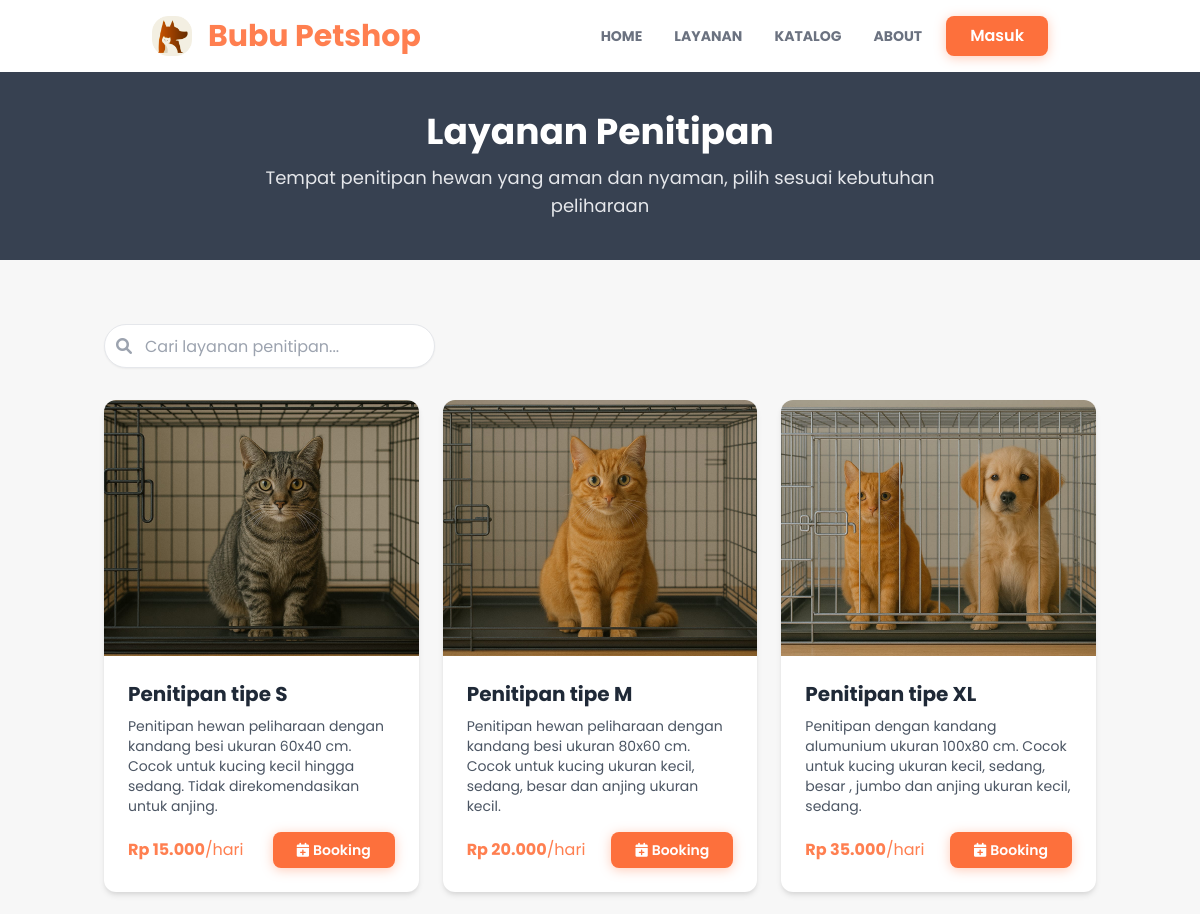
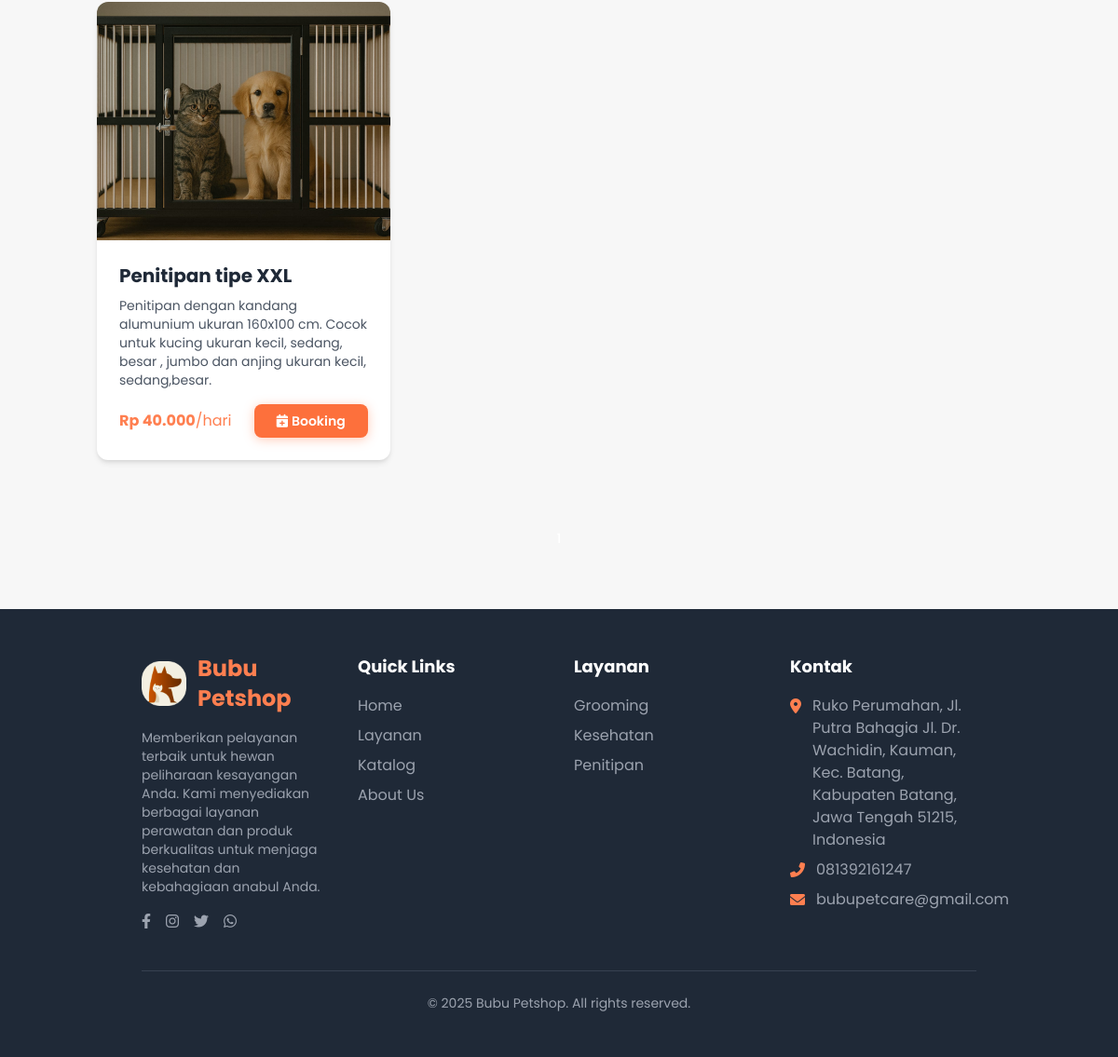
The page /layanan/penitipan on the database its author committed (2 pictures, top to bottom).
### detailpetcare/models.py (models this page shows, shortened)
class DetailPetcare(models.Model):
    id = models.AutoField(primary_key=True)
    nama_petcare = models.CharField(max_length=50)
    tlp_petcare = models.CharField(max_length=20)
    email_petcare = models.CharField(max_length=100)
    alamat_petcare = models.TextField(blank=True, null=True)
    maps_petcare = models.CharField(max_length=1000, blank=True, null=True)
    deskripsi_petcare = models.TextField(blank=True, null=True)
    rekening_petcare = models.CharField(max_length=100, blank=True, null=True)
    pemilik_rekening = models.CharField(max_length=100, blank=True, null=True)
    nama_bank = models.CharField(max_length=100, blank=True, null=True)
    class Meta:
        db_table = 'detail_petcare'
        verbose_name_plural = "Detail Petcare"

### layanan/models.py (models this page shows, shortened)
class LayananPenitipan(models.Model):
    id_penitipan = models.AutoField(primary_key=True)
    jenis_penitipan = models.CharField(max_length=100)
    harga_penitipan = models.DecimalField(max_digits=8, decimal_places=2)
    kapasitas_penitipan = models.IntegerField()
    deskripsi_penitipan = models.TextField()
    foto_penitipan = models.ImageField(upload_to=layanan_image_upload_path, blank=True, null=True)
    class Meta:
        db_table = 'layanan_penitipan'
        verbose_name_plural = "Layanan Penitipan"

### layanan/views.py (the view)
# urls.py: path("penitipan", views.layanan_penitipan, name="layanan_penitipan"),
def layanan_penitipan(request):
    penitipan_services = LayananPenitipan.objects.all()
    context = {
        'title': "Layanan Penitipan",
        'penitipan_services': penitipan_services,
    }
    return render(request, 'layanan/penitipan.html', context)

### user/context_processors.py (called while the page is built)
def detail_petcare(request):
    try:
        detail = DetailPetcare.objects.first()
    except Exception:
        detail = None
    return {'detail_petcare': detail}

def current_route(request):
    match = request.resolver_match
    return {
        'namespace': match.namespace if match else '',
        'url_name': match.url_name if match else ''
    }

### templates/layanan/penitipan.html (shortened to what this page needs)
{% extends "base.html" %}{% load static %}
{% load humanize %}
{% block content %}
<div class="bg-gray-700 py-10 px-4 relative">
  <div class="container mx-auto text-center">
    <h1 class="text-2xl sm:text-3xl md:text-4xl font-bold text-white mb-3 leading-tight">
      Layanan Penitipan
    </h1>
    <p class="text-sm sm:text-base md:text-lg text-gray-200 max-w-2xl mx-auto leading-relaxed">
      Tempat penitipan hewan yang aman dan nyaman, pilih sesuai kebutuhan peliharaan
    </p>
  </div>
</div>
<section class="py-16">
  <div class="container mx-auto px-4">
    <div class="flex flex-col md:flex-row justify-between items-center mb-8">
      <div class="w-full md:w-1/3 mb-4 md:mb-0">
        <div class="search-container">
          <input type="text" id="service-search" class="search-input" placeholder="Cari layanan penitipan...">
        </div>
      </div>
    </div>
    <div
      class="grid grid-cols-1 xs:grid-cols-1 sm:grid-cols-2 lg:grid-cols-3 xl:grid-cols-4 gap-3 sm:gap-4 md:gap-6 mb-10"
      id="service-grid">
      {% for service in penitipan_services %}
      <div class="service-card group">
        <div class="bg-white rounded-xl overflow-hidden shadow-md hover:shadow-xl transition-all duration-300">
          <div class="relative">
            <div class="relative overflow-hidden">
              {% if service.foto_penitipan %}
              <img src="{{ service.foto_penitipan.url }}" alt="{{ service.jenis_penitipan }}"
                class="w-full h-36 sm:h-48 md:h-56 lg:h-64 object-cover transform group-hover:scale-105 transition-transform duration-300 {% if service.kapasitas_penitipan == 0 %}opacity-70{% endif %}" />
              {% else %}
              <div class="w-full h-36 sm:h-48 md:h-56 lg:h-64 bg-orange-100 flex items-center justify-center">
                <i class="fas fa-home text-orange-300 text-3xl md:text-5xl"></i>
              </div>
              {% endif %}
            </div>
          </div>
          <div class="p-3 xs:p-4 md:p-6">
            <h3 class="text-sm xs:text-base md:text-lg lg:text-xl font-bold text-gray-800 mb-1 md:mb-2 line-clamp-2">
              {{ service.jenis_penitipan }}
            </h3>
            <p class="text-xs md:text-sm text-gray-600 mb-2 md:mb-4 line-clamp-2 sm:line-clamp-3">
              {{ service.deskripsi_penitipan }}</p>
            <div class="flex xs:flex-col md:flex-row justify-between items-center mt-2 md:mt-4">
              <p class="text-md font-bold text-orange-theme">
                Rp {{ service.harga_penitipan|floatformat:0|intcomma }}<span class="text-[10px] xs:text-xs font-normal">/hari</span>
              </p>
              {% if service.kapasitas_penitipan > 0 %}
              <a href="{% url 'bookinglayanan:tambah_booking' %}?tipe=sitting&id={{ service.id_penitipan }}"
                class="bg-orange-500 btn-modern hover:bg-orange-600 text-white text-[10px] xs:text-xs md:text-sm font-medium rounded-md px-2 py-1 xs:px-2.5 md:px-3 md:py-1.5 flex items-center transition duration-300">
                <i class="fas fa-calendar-plus mr-1"></i>Booking
              </a>
              {% else %}
              <span class="text-red-500 text-[10px] xs:text-xs md:text-sm font-medium">Tidak Tersedia</span>
              {% endif %}
            </div>
          </div>
        </div>
      </div>
      {% endfor %}
    </div>
    <div class="flex justify-center mt-10">
      <ul class="pagination" id="pagination">
      </ul>
    </div>
  </div>
</section>
{% endblock content %}

### templates/snippets/navbar.html (shortened to what this page needs)
{% load static %}
<nav id="navbar" class="bg-white py-4 shadow-md transition-all duration-300 ease-in-out">
  <div class="container mx-auto px-8 md:px-16 flex items-center">
    <a href="{% url 'home:index' %}" class="flex items-center flex-shrink-0">
      <img src="{% static 'base-img/icon.png' %}" alt="Bubu Petshop Logo" class="w-8 md:w-10 mr-2 md:mr-4" />
      <span class="text-xl md:text-3xl font-bold text-orange-theme rounded-md">{{ detail_petcare.nama_petcare }}</span>
    </a>
    <div id="navbar-menu" class="navbar-menu hidden lg:flex lg:items-center lg:w-auto w-full">
      <div class="text-sm lg:flex lg:mr-4">
        <a href="{% url 'home:index' %}"
          class="block mt-4 lg:inline-block lg:mt-0 text-gray-500 font-bold uppercase hover-text-orange-theme mr-4 p-2 rounded-md transition-colors duration-200 {% if namespace == 'home' %}text-orange-theme{% endif %}">HOME</a>
        <a href="{% url 'home:index' %}#layanan"
          class="block mt-4 lg:inline-block lg:mt-0 text-gray-500 font-bold uppercase hover-text-orange-theme mr-4 p-2 rounded-md transition-colors duration-200">LAYANAN
          <a href="{% url 'home:index' %}#katalog"
            class="block mt-4 lg:inline-block lg:mt-0 text-gray-500 font-bold uppercase hover-text-orange-theme mr-4 p-2 rounded-md transition-colors duration-200">KATALOG</a>
          <a href="{% url 'home:index' %}#about"
            class="block mt-4 lg:inline-block lg:mt-0 text-gray-500 font-bold uppercase hover-text-orange-theme p-2 rounded-md transition-colors duration-200">ABOUT</a>
      </div>
      <div id="auth-section" class="user-auth-section w-full lg:w-auto flex justify-center items-center mt-4 lg:mt-0">
        {% if not user.is_authenticated %}
        <a href="{% url 'user:login' %}" class="btn-modern">
          Masuk
        </a>
        {% endif %}
      </div>
    </div>
  </div>
</nav>

### templates/snippets/footer.html
{% load static %}
<footer class="bg-gray-800 text-white py-12">
  <div class="container mx-auto px-4 md:px-8 lg:px-16">
    <div class="grid grid-cols-1 md:grid-cols-2 lg:grid-cols-4 gap-8">
      <div class="col-span-1 md:col-span-2 lg:col-span-1">
        <div class="flex items-center mb-4">
          <img src="{% static 'base-img/icon.png' %}" alt="Bubu Petshop Logo" class="w-12 mr-3">
          <span class="text-2xl font-bold text-orange-theme">{{ detail_petcare.nama_petcare }}</span>
        </div>
        <p class="text-sm text-gray-400 mb-4">
          Memberikan pelayanan terbaik untuk hewan peliharaan kesayangan Anda. Kami menyediakan berbagai layanan
          perawatan dan produk berkualitas untuk menjaga kesehatan dan kebahagiaan anabul Anda.
        </p>
        <div class="flex space-x-4">
          <a href="#" class="text-gray-400 hover:text-orange-theme transition-colors duration-300">
            <i class="fab fa-facebook-f"></i>
          </a>
          <a href="#" class="text-gray-400 hover:text-orange-theme transition-colors duration-300">
            <i class="fab fa-instagram"></i>
          </a>
          <a href="#" class="text-gray-400 hover:text-orange-theme transition-colors duration-300">
            <i class="fab fa-twitter"></i>
          </a>
          <a href="#" class="text-gray-400 hover:text-orange-theme transition-colors duration-300">
            <i class="fab fa-whatsapp"></i>
          </a>
        </div>
      </div>
      <div>
        <h3 class="text-lg font-bold mb-4 text-white">Quick Links</h3>
        <ul class="space-y-2">
          <li><a href="{% url 'home:index' %}"
              class="text-gray-400 hover:text-orange-theme transition-colors duration-300">Home</a>
          </li>
          <li><a href="{% url 'home:index' %}#layanan"
              class="text-gray-400 hover:text-orange-theme transition-colors duration-300">Layanan</a>
          </li>
          <li><a href="{% url 'home:index' %}#katalog"
              class="text-gray-400 hover:text-orange-theme transition-colors duration-300">Katalog</a>
          </li>
          <li><a href="{% url 'home:index' %}#about"
              class="text-gray-400 hover:text-orange-theme transition-colors duration-300">About Us</a>
          </li>
        </ul>
      </div>
      <div>
        <h3 class="text-lg font-bold mb-4 text-white">Layanan</h3>
        <ul class="space-y-2">
          <li><a href="{% url 'bookinglayanan:index' %}"
              class="text-gray-400 hover:text-orange-theme transition-colors duration-300">Grooming</a></li>
          <li><a href="{% url 'bookinglayanan:index' %}"
              class="text-gray-400 hover:text-orange-theme transition-colors duration-300">Kesehatan</a></li>
          <li><a href="{% url 'bookinglayanan:index' %}"
              class="text-gray-400 hover:text-orange-theme transition-colors duration-300">Penitipan</a></li>
        </ul>
      </div>
      <div>
        <h3 class="text-lg font-bold mb-4 text-white">Kontak</h3>
        <ul class="space-y-2">
          <li class="flex items-start">
            <i class="fas fa-map-marker-alt text-orange-theme mt-1 mr-3"></i>
            <span class="text-gray-400">{{detail_petcare.alamat_petcare}}</span>
          </li>
          <li class="flex items-center">
            <i class="fas fa-phone-alt text-orange-theme mr-3"></i>
            <span class="text-gray-400">{{ detail_petcare.tlp_petcare }}</span>
          </li>
          <li class="flex items-center">
            <i class="fas fa-envelope text-orange-theme mr-3"></i>
            <span class="text-gray-400">{{ detail_petcare.email_petcare }}</span>
          </li>
        </ul>
      </div>
    </div>
    <div class="border-t border-gray-700 mt-10 pt-6 text-center text-gray-400 text-sm">
      <p>&copy; 2025 Bubu Petshop. All rights reserved.</p>
    </div>
  </div>
</footer>

### static/css/style.css (style rules this page uses)
html { scroll-behavior: smooth; }
body { font-family: 'Poppins', sans-serif; background-color: #f7f7f7; overflow-x: hidden; }
.text-orange-theme { color: #FF7F50; }
.btn-modern { background-color: #fd703c; color: white; font-weight: 600; padding: 0.5rem 1.5rem; border-radius: 0.5rem; box-shadow: 0 2px 12px rgba(255, 127, 80, 0.4); transition: all 0.3s ease; border: none; outline: none; position: relative; overflow: hidden; cursor: pointer; display: inline-block; text-align: center; white-space: nowrap; }
.pagination { display: flex; justify-content: center; margin-top: 2rem; padding: 0; list-style: none; }
.search-container { position: relative; }
.search-input { padding-left: 2.5rem; padding-right: 1rem; height: 2.75rem; border-radius: 9999px; width: 100%; border: 1px solid #e5e7eb; box-shadow: 0 1px 2px rgba(0, 0, 0, 0.05); }

### rows shown on the page
DetailPetcare: nama_petcare "Bubu Petshop", alamat_petcare "Ruko Perumahan, Jl. Putra Bahagia Jl. Dr. Wachidin, Kauman, Kec. Batang, Kabupaten Batang, Jawa Tengah 51215, Indonesia", tlp_petcare "081392161247", email_petcare "bubupetcare@gmail.com"
LayananPenitipan: foto_penitipan (picture), jenis_penitipan "Penitipan tipe S", deskripsi_penitipan "Penitipan hewan peliharaan dengan kandang besi ukuran 60x40 cm. Cocok untuk kucing kecil hingga sedang. Tidak direkomendasikan untuk anjing.", harga_penitipan "15.000"
LayananPenitipan: foto_penitipan (picture), jenis_penitipan "Penitipan tipe M", deskripsi_penitipan "Penitipan hewan peliharaan dengan kandang besi ukuran 80x60 cm. Cocok untuk kucing ukuran kecil, sedang, besar dan anjing ukuran kecil.", harga_penitipan "20.000"
LayananPenitipan: foto_penitipan (picture), jenis_penitipan "Penitipan tipe XL", deskripsi_penitipan "Penitipan dengan kandang alumunium ukuran 100x80 cm. Cocok untuk kucing ukuran kecil, sedang, besar , jumbo dan anjing ukuran kecil, sedang.", harga_penitipan "35.000"
LayananPenitipan: foto_penitipan (picture), jenis_penitipan "Penitipan tipe XXL", deskripsi_penitipan "Penitipan dengan kandang alumunium ukuran 160x100 cm. Cocok untuk kucing ukuran kecil, sedang, besar , jumbo dan anjing ukuran kecil, sedang,besar.", harga_penitipan "40.000"
